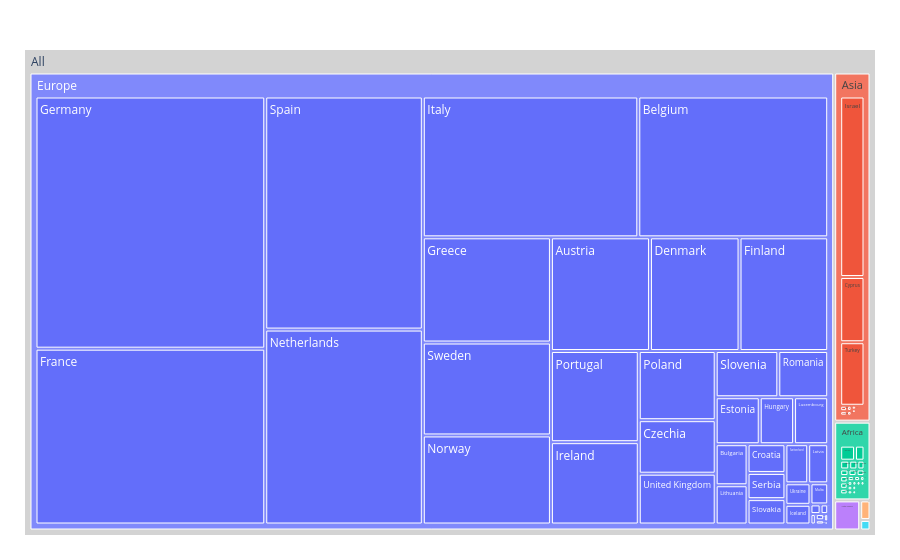

This figure's notebook cell:
### Code cell
df_plot = df
print('role:',role, '\nplotting', metric)
fig = px.treemap(df_plot, 
                 path=path, 
                 values=metric,
                 maxdepth=3
                 )
fig.update_traces(root_color="lightgrey")
fig.update_layout(margin = dict(t=50, l=25, r=25, b=25))
fig.show()

### Figure 1 — Plotly figure (JSON) as saved in the notebook; plotly's stock layout.template omitted (floating-point values rounded to 4 significant figures; data arrays with more than 128 entries replaced by an {"elided": "..."} marker saying what was removed)
{"data": [{"branchvalues": "total", "domain": {"x": [0, 1], "y": [0, 1]}, "hovertemplate": "labels=%{label}<br>netEcContribution=%{value}<br>parent=%{parent}<br>id=%{id}<extra></extra>", "ids": {"elided": "5022 str values"}, "labels": {"elided": "5022 str values"}, "maxdepth": 3, "name": "", "parents": {"elided": "5022 str values"}, "root": {"color": "lightgrey"}, "type": "treemap", "values": {"elided": "5022 float values"}}], "layout": {"legend": {"tracegroupgap": 0}, "margin": {"b": 25, "l": 25, "r": 25, "t": 50}}}
